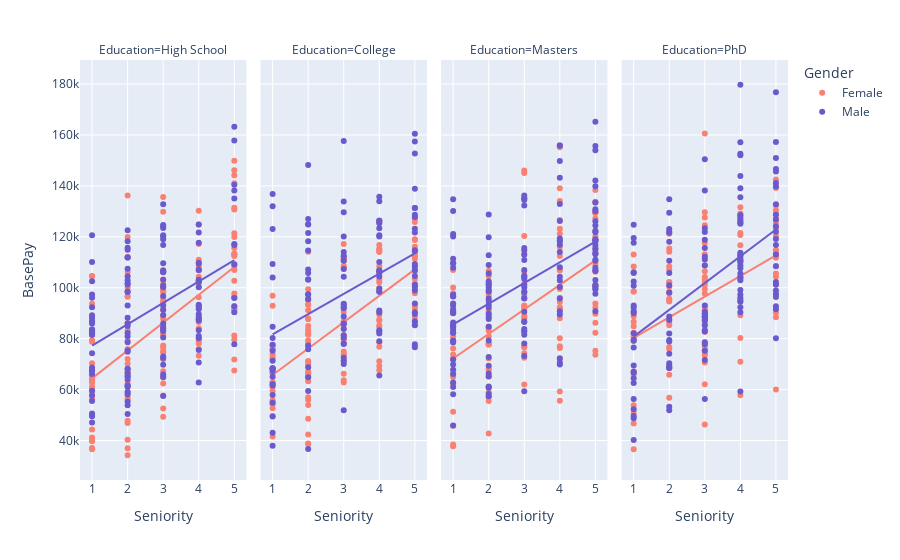

Notebook code cell kept with this figure:
### Markdown cell above
### 3.2.1. BasePay e Seniority:

### Code cell
px.scatter(glassdoor_data, x="Seniority", y="BasePay",trendline="ols" ,color="Gender", 
           facet_col="Education", category_orders=education_order,
           color_discrete_map=gender_colors)

### Figure 1 — Plotly figure (JSON) as saved in the notebook; plotly's stock layout.template omitted (floating-point values rounded to 4 significant figures; data arrays with more than 128 entries replaced by an {"elided": "..."} marker saying what was removed)
{"data": [{"hovertemplate": "Gender=Female<br>Education=High School<br>Seniority=%{x}<br>BasePay=%{y}<extra></extra>", "legendgroup": "Female", "marker": {"color": "salmon", "symbol": "circle"}, "mode": "markers", "name": "Female", "orientation": "v", "showlegend": true, "type": "scatter", "x": {"elided": "132 int values"}, "xaxis": "x", "y": {"elided": "132 int values"}, "yaxis": "y"}, {"hovertemplate": "<b>OLS trendline</b><br>BasePay = 10934.4 * Seniority + 53472.5<br>R<sup>2</sup>=0.362367<br><br>Gender=Female<br>Education=High School<br>Seniority=%{x}<br>BasePay=%{y} <b>(trend)</b><extra></extra>", "legendgroup": "Female", "marker": {"color": "salmon", "symbol": "circle"}, "mode": "lines", "name": "Female", "showlegend": false, "type": "scatter", "x": {"elided": "132 int values"}, "xaxis": "x", "y": {"elided": "132 float values"}, "yaxis": "y"}, {"hovertemplate": "Gender=Female<br>Education=College<br>Seniority=%{x}<br>BasePay=%{y}<extra></extra>", "legendgroup": "Female", "marker": {"color": "salmon", "symbol": "circle"}, "mode": "markers", "name": "Female", "orientation": "v", "showlegend": false, "type": "scatter", "x": [2, 4, 5, 3, 3, 5, 5, 1, 2, 5, 4, 4, 3, 2, 5, 1, 5, 3, 5, 2, 5, 3, 2, 3, 2, 1, 3, 2, 1, 4, 4, 1, 1, 2, 2, 4, 4, 2, 5, 2, 5, 1, 4, 2, 2, 5, 3, 2, 4, 1, 3, 4, 4, 1, 2, 4, 1, 2, 3, 5, 5, 3, 2, 5, 5, 4, 3, 4, 5, 4, 1, 5, 4, 2, 1, 2, 3, 5, 3, 2, 2, 1, 5, 2, 3, 2, 3, 3, 1, 2, 4, 4, 4, 3, 2, 4, 2, 3, 2, 1, 4, 1, 2, 4, 2, 5, 5, 5, 4, 1, 1, 4, 4, 2, 3, 5, 1, 2, 2, 3, 3, 1, 2], "xaxis": "x2", "y": [42363, 67585, 106524, 62759, 84007, 99545, 92067, 72038, 71182, 112392, 84638, 71105, 71193, 82453, 127085, 52633, 113640, 74938, 103384, 77584, 111342, 63695, 53956, 108495, 64844, 66529, 108241, 83499, 72827, 78623, 89411, 76773, 54245, 81826, 93268, 103133, 69254, 94973, 92458, 78750, 93306, 59458, 76865, 87998, 56954, 112491, 73989, 79291, 102201, 66438, 79674, 85161, 105410, 75811, 70846, 116758, 49632, 84935, 92080, 118762, 85398, 107476, 65750, 127608, 116069, 87418, 66203, 125770, 97846, 87131, 73798, 101534, 90426, 99369, 55845, 48570, 86241, 100316, 111120, 91160, 66377, 41603, 88365, 93441, 79765, 76908, 81325, 73404, 77584, 87575, 108475, 99942, 126370, 111502, 114171, 106204, 95795, 117131, 38613, 62866, 114436, 60983, 55885, 115344, 38855, 86563, 125828, 119058, 106722, 92891, 96900, 114031, 114906, 69928, 90474, 107572, 54945, 67150, 63300, 86795, 110627, 62738, 81545], "yaxis": "y2"}, {"hovertemplate": "<b>OLS trendline</b><br>BasePay = 10375.4 * Seniority + 55329.1<br>R<sup>2</sup>=0.435626<br><br>Gender=Female<br>Education=College<br>Seniority=%{x}<br>BasePay=%{y} <b>(trend)</b><extra></extra>", "legendgroup": "Female", "marker": {"color": "salmon", "symbol": "circle"}, "mode": "lines", "name": "Female", "showlegend": false, "type": "scatter", "x": [1, 1, 1, 1, 1, 1, 1, 1, 1, 1, 1, 1, 1, 1, 1, 1, 1, 1, 1, 1, 2, 2, 2, 2, 2, 2, 2, 2, 2, 2, 2, 2, 2, 2, 2, 2, 2, 2, 2, 2, 2, 2, 2, 2, 2, 2, 2, 2, 2, 2, 2, 2, 2, 3, 3, 3, 3, 3, 3, 3, 3, 3, 3, 3, 3, 3, 3, 3, 3, 3, 3, 3, 3, 3, 3, 4, 4, 4, 4, 4, 4, 4, 4, 4, 4, 4, 4, 4, 4, 4, 4, 4, 4, 4, 4, 4, 4, 4, 4, 4, 5, 5, 5, 5, 5, 5, 5, 5, 5, 5, 5, 5, 5, 5, 5, 5, 5, 5, 5, 5, 5, 5, 5], "xaxis": "x2", "y": [65700.0, 65700.0, 65700.0, 65700.0, 65700.0, 65700.0, 65700.0, 65700.0, 65700.0, 65700.0, 65700.0, 65700.0, 65700.0, 65700.0, 65700.0, 65700.0, 65700.0, 65700.0, 65700.0, 65700.0, 76080.0, 76080.0, 76080.0, 76080.0, 76080.0, 76080.0, 76080.0, 76080.0, 76080.0, 76080.0, 76080.0, 76080.0, 76080.0, 76080.0, 76080.0, 76080.0, 76080.0, 76080.0, 76080.0, 76080.0, 76080.0, 76080.0, 76080.0, 76080.0, 76080.0, 76080.0, 76080.0, 76080.0, 76080.0, 76080.0, 76080.0, 76080.0, 76080.0, 86460.0, 86460.0, 86460.0, 86460.0, 86460.0, 86460.0, 86460.0, 86460.0, 86460.0, 86460.0, 86460.0, 86460.0, 86460.0, 86460.0, 86460.0, 86460.0, 86460.0, 86460.0, 86460.0, 86460.0, 86460.0, 86460.0, 96830.0, 96830.0, 96830.0, 96830.0, 96830.0, 96830.0, 96830.0, 96830.0, 96830.0, 96830.0, 96830.0, 96830.0, 96830.0, 96830.0, 96830.0, 96830.0, 96830.0, 96830.0, 96830.0, 96830.0, 96830.0, 96830.0, 96830.0, 96830.0, 96830.0, 107200.0, 107200.0, 107200.0, 107200.0, 107200.0, 107200.0, 107200.0, 107200.0, 107200.0, 107200.0, 107200.0, 107200.0, 107200.0, 107200.0, 107200.0, 107200.0, 107200.0, 107200.0, 107200.0, 107200.0, 107200.0, 107200.0, 107200.0], "yaxis": "y2"}, {"hovertemplate": "Gender=Female<br>Education=Masters<br>Seniority=%{x}<br>BasePay=%{y}<extra></extra>", "legendgroup": "Female", "marker": {"color": "salmon", "symbol": "circle"}, "mode": "markers", "name": "Female", "orientation": "v", "showlegend": false, "type": "scatter", "x": [5, 2, 3, 4, 4, 5, 3, 1, 4, 4, 4, 4, 5, 3, 2, 4, 2, 4, 2, 3, 1, 5, 3, 2, 4, 5, 5, 5, 2, 5, 1, 2, 1, 1, 5, 1, 4, 5, 2, 2, 4, 4, 3, 4, 1, 5, 2, 2, 2, 1, 4, 2, 5, 3, 4, 1, 3, 5, 2, 3, 4, 3, 3, 1, 5, 3, 1, 4, 5, 5, 2, 3, 5, 5, 1, 2, 5, 3, 2, 3, 5, 2, 5, 2, 5, 4, 2, 1, 4, 5, 3, 2, 3, 2, 4, 3, 4, 4, 3, 4, 3, 3, 1, 2, 1, 1, 1], "xaxis": "x3", "y": [86220, 89415, 88037, 76286, 80192, 127156, 92622, 51331, 77032, 96045, 92358, 91978, 89822, 62040, 84132, 88047, 65012, 59251, 42722, 88994, 100115, 133495, 72542, 80981, 106788, 108922, 82338, 129609, 98010, 129406, 73801, 97000, 72120, 62260, 114007, 37780, 121210, 92276, 106560, 58807, 126626, 71824, 98321, 155203, 71794, 129226, 67762, 77751, 57070, 90005, 107025, 78021, 100516, 77223, 123172, 97797, 76806, 75294, 68300, 104082, 94354, 76522, 113274, 45747, 138365, 74305, 38451, 55569, 119033, 106315, 78002, 91711, 93805, 109931, 76103, 83095, 133741, 146008, 101791, 88175, 73685, 55560, 100505, 104589, 122142, 134109, 77742, 64920, 99543, 120112, 96982, 84764, 120277, 72248, 100415, 145095, 112489, 115981, 93018, 139042, 101423, 106279, 66028, 90999, 91030, 106945, 80789], "yaxis": "y3"}, {"hovertemplate": "<b>OLS trendline</b><br>BasePay = 9633.63 * Seniority + 62556.5<br>R<sup>2</sup>=0.291292<br><br>Gender=Female<br>Education=Masters<br>Seniority=%{x}<br>BasePay=%{y} <b>(trend)</b><extra></extra>", "legendgroup": "Female", "marker": {"color": "salmon", "symbol": "circle"}, "mode": "lines", "name": "Female", "showlegend": false, "type": "scatter", "x": [1, 1, 1, 1, 1, 1, 1, 1, 1, 1, 1, 1, 1, 1, 1, 1, 1, 2, 2, 2, 2, 2, 2, 2, 2, 2, 2, 2, 2, 2, 2, 2, 2, 2, 2, 2, 2, 2, 2, 2, 3, 3, 3, 3, 3, 3, 3, 3, 3, 3, 3, 3, 3, 3, 3, 3, 3, 3, 3, 3, 3, 4, 4, 4, 4, 4, 4, 4, 4, 4, 4, 4, 4, 4, 4, 4, 4, 4, 4, 4, 4, 4, 4, 4, 5, 5, 5, 5, 5, 5, 5, 5, 5, 5, 5, 5, 5, 5, 5, 5, 5, 5, 5, 5, 5, 5, 5], "xaxis": "x3", "y": [72190.0, 72190.0, 72190.0, 72190.0, 72190.0, 72190.0, 72190.0, 72190.0, 72190.0, 72190.0, 72190.0, 72190.0, 72190.0, 72190.0, 72190.0, 72190.0, 72190.0, 81820.0, 81820.0, 81820.0, 81820.0, 81820.0, 81820.0, 81820.0, 81820.0, 81820.0, 81820.0, 81820.0, 81820.0, 81820.0, 81820.0, 81820.0, 81820.0, 81820.0, 81820.0, 81820.0, 81820.0, 81820.0, 81820.0, 81820.0, 91460.0, 91460.0, 91460.0, 91460.0, 91460.0, 91460.0, 91460.0, 91460.0, 91460.0, 91460.0, 91460.0, 91460.0, 91460.0, 91460.0, 91460.0, 91460.0, 91460.0, 91460.0, 91460.0, 91460.0, 91460.0, 101100.0, 101100.0, 101100.0, 101100.0, 101100.0, 101100.0, 101100.0, 101100.0, 101100.0, 101100.0, 101100.0, 101100.0, 101100.0, 101100.0, 101100.0, 101100.0, 101100.0, 101100.0, 101100.0, 101100.0, 101100.0, 101100.0, 101100.0, 110700.0, 110700.0, 110700.0, 110700.0, 110700.0, 110700.0, 110700.0, 110700.0, 110700.0, 110700.0, 110700.0, 110700.0, 110700.0, 110700.0, 110700.0, 110700.0, 110700.0, 110700.0, 110700.0, 110700.0, 110700.0, 110700.0, 110700.0], "yaxis": "y3"}, {"hovertemplate": "Gender=Female<br>Education=PhD<br>Seniority=%{x}<br>BasePay=%{y}<extra></extra>", "legendgroup": "Female", "marker": {"color": "salmon", "symbol": "circle"}, "mode": "markers", "name": "Female", "orientation": "v", "showlegend": false, "type": "scatter", "x": [5, 4, 4, 3, 5, 4, 5, 3, 3, 5, 5, 3, 1, 3, 3, 3, 1, 4, 4, 2, 1, 5, 5, 3, 2, 5, 3, 5, 3, 3, 2, 2, 3, 2, 1, 1, 4, 1, 1, 1, 3, 3, 4, 5, 3, 5, 3, 3, 3, 2, 3, 1, 4, 5, 4, 3, 2, 1, 1, 2, 4, 2, 2, 5, 2, 5, 5, 5, 1, 5, 5, 1, 3, 3, 2, 1, 2, 2, 2, 3, 3, 2, 3, 5, 1, 3, 4, 4, 1, 2, 5, 3, 1, 5, 3, 4, 2, 5, 3, 2, 1, 2, 2, 3, 3, 2], "xaxis": "x4", "y": [90208, 70890, 95584, 73357, 88422, 80306, 113252, 70643, 74167, 97376, 101154, 46263, 46693, 88152, 117554, 78462, 98519, 103763, 129132, 86423, 84844, 60070, 127062, 86036, 95687, 120294, 91099, 128970, 102247, 108820, 95169, 75901, 104202, 56745, 81995, 66125, 125770, 86675, 36548, 88781, 160614, 89570, 57782, 114479, 62054, 104355, 82755, 76700, 101249, 69268, 127561, 82345, 131608, 114733, 89170, 75518, 94590, 90713, 113009, 115383, 120697, 98366, 100433, 123242, 87585, 132267, 112507, 105598, 98512, 125574, 111770, 108366, 85453, 129683, 102106, 80635, 68364, 102265, 65816, 106452, 113140, 108296, 103416, 139141, 50758, 75316, 116642, 113283, 79177, 107064, 130417, 91129, 53839, 108587, 99472, 121457, 114141, 142505, 92257, 76726, 67089, 97789, 121239, 124530, 97696, 85253], "yaxis": "y4"}, {"hovertemplate": "<b>OLS trendline</b><br>BasePay = 8116.48 * Seniority + 72169.3<br>R<sup>2</sup>=0.224381<br><br>Gender=Female<br>Education=PhD<br>Seniority=%{x}<br>BasePay=%{y} <b>(trend)</b><extra></extra>", "legendgroup": "Female", "marker": {"color": "salmon", "symbol": "circle"}, "mode": "lines", "name": "Female", "showlegend": false, "type": "scatter", "x": [1, 1, 1, 1, 1, 1, 1, 1, 1, 1, 1, 1, 1, 1, 1, 1, 1, 1, 2, 2, 2, 2, 2, 2, 2, 2, 2, 2, 2, 2, 2, 2, 2, 2, 2, 2, 2, 2, 2, 2, 3, 3, 3, 3, 3, 3, 3, 3, 3, 3, 3, 3, 3, 3, 3, 3, 3, 3, 3, 3, 3, 3, 3, 3, 3, 3, 3, 3, 3, 3, 3, 4, 4, 4, 4, 4, 4, 4, 4, 4, 4, 4, 4, 4, 5, 5, 5, 5, 5, 5, 5, 5, 5, 5, 5, 5, 5, 5, 5, 5, 5, 5, 5, 5, 5, 5], "xaxis": "x4", "y": [80290.0, 80290.0, 80290.0, 80290.0, 80290.0, 80290.0, 80290.0, 80290.0, 80290.0, 80290.0, 80290.0, 80290.0, 80290.0, 80290.0, 80290.0, 80290.0, 80290.0, 80290.0, 88400.0, 88400.0, 88400.0, 88400.0, 88400.0, 88400.0, 88400.0, 88400.0, 88400.0, 88400.0, 88400.0, 88400.0, 88400.0, 88400.0, 88400.0, 88400.0, 88400.0, 88400.0, 88400.0, 88400.0, 88400.0, 88400.0, 96520.0, 96520.0, 96520.0, 96520.0, 96520.0, 96520.0, 96520.0, 96520.0, 96520.0, 96520.0, 96520.0, 96520.0, 96520.0, 96520.0, 96520.0, 96520.0, 96520.0, 96520.0, 96520.0, 96520.0, 96520.0, 96520.0, 96520.0, 96520.0, 96520.0, 96520.0, 96520.0, 96520.0, 96520.0, 96520.0, 96520.0, 104600.0, 104600.0, 104600.0, 104600.0, 104600.0, 104600.0, 104600.0, 104600.0, 104600.0, 104600.0, 104600.0, 104600.0, 104600.0, 112800.0, 112800.0, 112800.0, 112800.0, 112800.0, 112800.0, 112800.0, 112800.0, 112800.0, 112800.0, 112800.0, 112800.0, 112800.0, 112800.0, 112800.0, 112800.0, 112800.0, 112800.0, 112800.0, 112800.0, 112800.0, 112800.0], "yaxis": "y4"}, {"hovertemplate": "Gender=Male<br>Education=High School<br>Seniority=%{x}<br>BasePay=%{y}<extra></extra>", "legendgroup": "Male", "marker": {"color": "slateblue", "symbol": "circle"}, "mode": "markers", "name": "Male", "orientation": "v", "showlegend": true, "type": "scatter", "x": {"elided": "133 int values"}, "xaxis": "x", "y": {"elided": "133 int values"}, "yaxis": "y"}, {"hovertemplate": "<b>OLS trendline</b><br>BasePay = 8399.67 * Seniority + 68870.7<br>R<sup>2</sup>=0.211119<br><br>Gender=Male<br>Education=High School<br>Seniority=%{x}<br>BasePay=%{y} <b>(trend)</b><extra></extra>", "legendgroup": "Male", "marker": {"color": "slateblue", "symbol": "circle"}, "mode": "lines", "name": "Male", "showlegend": false, "type": "scatter", "x": {"elided": "133 int values"}, "xaxis": "x", "y": {"elided": "133 float values"}, "yaxis": "y"}, {"hovertemplate": "Gender=Male<br>Education=College<br>Seniority=%{x}<br>BasePay=%{y}<extra></extra>", "legendgroup": "Male", "marker": {"color": "slateblue", "symbol": "circle"}, "mode": "markers", "name": "Male", "orientation": "v", "showlegend": false, "type": "scatter", "x": [5, 4, 5, 4, 5, 3, 5, 4, 2, 5, 4, 1, 5, 4, 2, 4, 2, 2, 5, 5, 5, 3, 4, 5, 5, 1, 4, 3, 3, 5, 1, 2, 4, 5, 1, 2, 4, 3, 4, 5, 3, 1, 1, 1, 4, 5, 5, 4, 2, 1, 1, 5, 5, 2, 4, 3, 3, 4, 2, 1, 3, 3, 3, 5, 4, 1, 3, 5, 3, 4, 2, 1, 2, 3, 1, 2, 4, 2, 1, 3, 3, 3, 3, 3, 2, 3, 1, 4, 3, 3, 5, 5, 2, 3, 5, 4, 1, 1, 2, 5, 1, 4, 1, 5, 5, 1, 1, 2, 1, 2, 3, 4, 1, 2, 3, 4, 3, 2], "xaxis": "x2", "y": [108476, 78986, 86886, 82832, 131311, 80355, 127769, 106194, 97414, 101173, 104435, 68295, 114421, 120593, 64852, 106887, 77309, 107140, 157410, 90330, 109345, 78113, 98515, 114680, 104657, 62097, 133927, 107366, 104361, 89678, 109346, 68797, 120154, 85306, 68403, 59399, 90307, 70088, 65547, 121682, 91905, 54817, 37898, 123114, 91066, 138851, 131275, 135781, 124871, 75227, 77655, 106893, 76654, 75833, 123371, 83774, 85986, 81988, 148178, 68384, 88749, 110594, 157644, 100465, 83264, 43076, 112188, 98959, 77881, 126269, 127013, 57915, 121506, 114029, 67323, 124891, 125339, 105795, 103978, 81301, 72497, 129620, 51906, 120159, 103156, 93742, 71278, 98423, 93320, 71371, 128680, 152710, 95505, 133910, 77839, 106503, 84683, 67913, 114621, 93802, 64994, 110157, 80259, 123153, 160460, 61609, 131980, 103328, 49449, 118282, 85648, 126256, 136836, 36642, 112604, 99643, 92468, 97311], "yaxis": "y2"}, {"hovertemplate": "<b>OLS trendline</b><br>BasePay = 7944.74 * Seniority + 73773.8<br>R<sup>2</sup>=0.180909<br><br>Gender=Male<br>Education=College<br>Seniority=%{x}<br>BasePay=%{y} <b>(trend)</b><extra></extra>", "legendgroup": "Male", "marker": {"color": "slateblue", "symbol": "circle"}, "mode": "lines", "name": "Male", "showlegend": false, "type": "scatter", "x": [1, 1, 1, 1, 1, 1, 1, 1, 1, 1, 1, 1, 1, 1, 1, 1, 1, 1, 1, 1, 1, 1, 1, 2, 2, 2, 2, 2, 2, 2, 2, 2, 2, 2, 2, 2, 2, 2, 2, 2, 2, 2, 2, 3, 3, 3, 3, 3, 3, 3, 3, 3, 3, 3, 3, 3, 3, 3, 3, 3, 3, 3, 3, 3, 3, 3, 3, 3, 3, 4, 4, 4, 4, 4, 4, 4, 4, 4, 4, 4, 4, 4, 4, 4, 4, 4, 4, 4, 4, 4, 4, 4, 5, 5, 5, 5, 5, 5, 5, 5, 5, 5, 5, 5, 5, 5, 5, 5, 5, 5, 5, 5, 5, 5, 5, 5, 5, 5], "xaxis": "x2", "y": [81720.0, 81720.0, 81720.0, 81720.0, 81720.0, 81720.0, 81720.0, 81720.0, 81720.0, 81720.0, 81720.0, 81720.0, 81720.0, 81720.0, 81720.0, 81720.0, 81720.0, 81720.0, 81720.0, 81720.0, 81720.0, 81720.0, 81720.0, 89660.0, 89660.0, 89660.0, 89660.0, 89660.0, 89660.0, 89660.0, 89660.0, 89660.0, 89660.0, 89660.0, 89660.0, 89660.0, 89660.0, 89660.0, 89660.0, 89660.0, 89660.0, 89660.0, 89660.0, 97610.0, 97610.0, 97610.0, 97610.0, 97610.0, 97610.0, 97610.0, 97610.0, 97610.0, 97610.0, 97610.0, 97610.0, 97610.0, 97610.0, 97610.0, 97610.0, 97610.0, 97610.0, 97610.0, 97610.0, 97610.0, 97610.0, 97610.0, 97610.0, 97610.0, 97610.0, 105600.0, 105600.0, 105600.0, 105600.0, 105600.0, 105600.0, 105600.0, 105600.0, 105600.0, 105600.0, 105600.0, 105600.0, 105600.0, 105600.0, 105600.0, 105600.0, 105600.0, 105600.0, 105600.0, 105600.0, 105600.0, 105600.0, 105600.0, 113500.0, 113500.0, 113500.0, 113500.0, 113500.0, 113500.0, 113500.0, 113500.0, 113500.0, 113500.0, 113500.0, 113500.0, 113500.0, 113500.0, 113500.0, 113500.0, 113500.0, 113500.0, 113500.0, 113500.0, 113500.0, 113500.0, 113500.0, 113500.0, 113500.0, 113500.0], "yaxis": "y2"}, {"hovertemplate": "Gender=Male<br>Education=Masters<br>Seniority=%{x}<br>BasePay=%{y}<extra></extra>", "legendgroup": "Male", "marker": {"color": "slateblue", "symbol": "circle"}, "mode": "markers", "name": "Male", "orientation": "v", "showlegend": false, "type": "scatter", "x": {"elided": "149 int values"}, "xaxis": "x3", "y": {"elided": "149 int values"}, "yaxis": "y3"}, {"hovertemplate": "<b>OLS trendline</b><br>BasePay = 8131.07 * Seniority + 77489.2<br>R<sup>2</sup>=0.261481<br><br>Gender=Male<br>Education=Masters<br>Seniority=%{x}<br>BasePay=%{y} <b>(trend)</b><extra></extra>", "legendgroup": "Male", "marker": {"color": "slateblue", "symbol": "circle"}, "mode": "lines", "name": "Male", "showlegend": false, "type": "scatter", "x": {"elided": "149 int values"}, "xaxis": "x3", "y": {"elided": "149 float values"}, "yaxis": "y3"}, {"hovertemplate": "Gender=Male<br>Education=PhD<br>Seniority=%{x}<br>BasePay=%{y}<extra></extra>", "legendgroup": "Male", "marker": {"color": "slateblue", "symbol": "circle"}, "mode": "markers", "name": "Male", "orientation": "v", "showlegend": false, "type": "scatter", "x": {"elided": "132 int values"}, "xaxis": "x4", "y": {"elided": "132 int values"}, "yaxis": "y4"}, {"hovertemplate": "<b>OLS trendline</b><br>BasePay = 10521.8 * Seniority + 70279.6<br>R<sup>2</sup>=0.279257<br><br>Gender=Male<br>Education=PhD<br>Seniority=%{x}<br>BasePay=%{y} <b>(trend)</b><extra></extra>", "legendgroup": "Male", "marker": {"color": "slateblue", "symbol": "circle"}, "mode": "lines", "name": "Male", "showlegend": false, "type": "scatter", "x": {"elided": "132 int values"}, "xaxis": "x4", "y": {"elided": "132 float values"}, "yaxis": "y4"}], "layout": {"annotations": [{"font": {}, "showarrow": false, "text": "Education=High School", "x": 0.1175, "xanchor": "center", "xref": "paper", "y": 1, "yanchor": "bottom", "yref": "paper"}, {"font": {}, "showarrow": false, "text": "Education=College", "x": 0.3725, "xanchor": "center", "xref": "paper", "y": 1, "yanchor": "bottom", "yref": "paper"}, {"font": {}, "showarrow": false, "text": "Education=Masters", "x": 0.6275, "xanchor": "center", "xref": "paper", "y": 1, "yanchor": "bottom", "yref": "paper"}, {"font": {}, "showarrow": false, "text": "Education=PhD", "x": 0.8825, "xanchor": "center", "xref": "paper", "y": 1, "yanchor": "bottom", "yref": "paper"}], "legend": {"title": {"text": "Gender"}, "tracegroupgap": 0}, "margin": {"t": 60}, "xaxis": {"anchor": "y", "domain": [0, 0.235], "title": {"text": "Seniority"}}, "xaxis2": {"anchor": "y2", "domain": [0.255, 0.49], "matches": "x", "title": {"text": "Seniority"}}, "xaxis3": {"anchor": "y3", "domain": [0.51, 0.745], "matches": "x", "title": {"text": "Seniority"}}, "xaxis4": {"anchor": "y4", "domain": [0.765, 1.0], "matches": "x", "title": {"text": "Seniority"}}, "yaxis": {"anchor": "x", "domain": [0, 1], "title": {"text": "BasePay"}}, "yaxis2": {"anchor": "x2", "domain": [0, 1], "matches": "y", "showticklabels": false}, "yaxis3": {"anchor": "x3", "domain": [0, 1], "matches": "y", "showticklabels": false}, "yaxis4": {"anchor": "x4", "domain": [0, 1], "matches": "y", "showticklabels": false}}}
